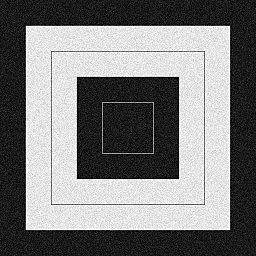
#> input picture Day6/gaussian_noise.jpg, 256 x 256 px
$ python 4_bilateral.py
#> lines starting #> are read from the running program, lines starting #| are printed output that depends on the picture
import cv2

img = cv2.imread('./gaussian_noise.jpg')
#> img is the input picture: shape (256, 256, 3); min 0, max 255, mean 122.3
dst1 = cv2.GaussianBlur(img, (5, 5), 1)
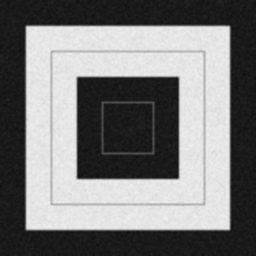
#> dst1: shape (256, 256, 3); min 15, max 240, mean 122.3
dst2 = cv2.bilateralFilter(img, -1, 80, 80)
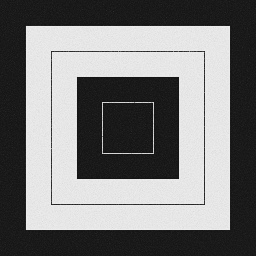
#> dst2: shape (256, 256, 3); min 19, max 236, mean 122.1


cv2.imshow('img', img)
cv2.imshow('dst1', dst1)
cv2.imshow('dst2', dst2)
cv2.waitKey()
